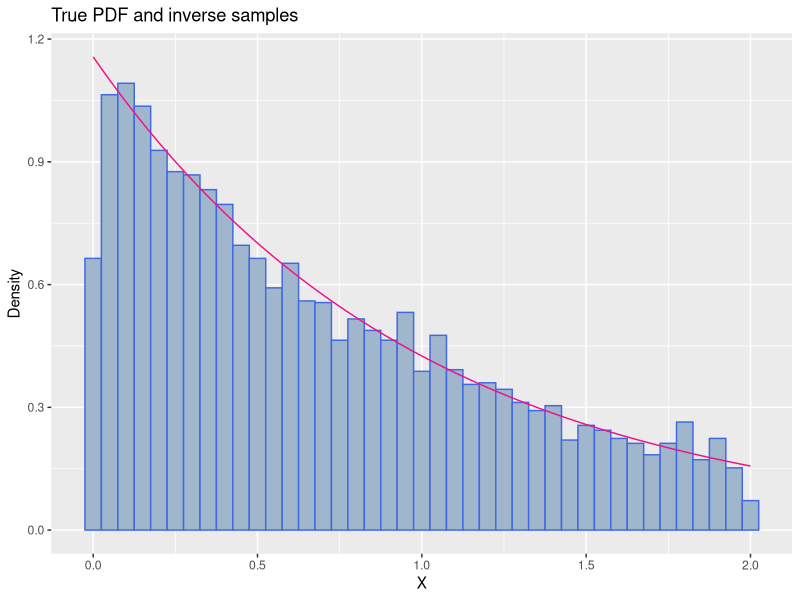

Write the R code that produced this figure.
## ---- chunk 1
x = c(125, 18, 19, 35) # Observations
A = -x[1]-x[2]-x[3]-x[4]
B = x[1]-2*x[2]-2*x[3]-x[4]
C = 2*x[4]
t1 = (-B+sqrt(B^2-4*A*C))/(2*A)
t2 = (-B-sqrt(B^2-4*A*C))/(2*A)
## ---- chunk 2
### BEGIN: Code
# R version 3.3.2
# Platform: x86_64-apple-darwin15.6.0 (64-bit)

## Imports
library(ggplot2) # pretty plotting

## Parameterize script
K = 5000 # Number of samples
NN = (1 - exp(-2)) # Normalizing constant

## Suboutines
fx = function(x){
    # pdf for random variable X
    if(x<0){return(0)}
    if(x>2){return(0)}

    r = exp(-x) / NN
    return(r)
}

Fx = function(x){
    # cdf for random variable X
    if(x<0){return(0)}
    if(x>2){return(0)}

    r = (1 - exp(-x)) / NN
    return(r)
}

Fu = function(u){
    # Inverse cdf for the random variable X
    if(u<0){return(NaN)}
    if(u>1){return(NaN)}

    r = -log(1 - u*(1-exp(-2)))
    return(r)
}

## Simulate
Fuv = Vectorize(Fu) # Make Fu take vector arguments cleanly
us = runif(K, 0, 1) # K samples from U(0,1)
inv_xs = Fuv(us) # Inverse sampling method

## Plot results
# Simulated data with true distribution overlay
plt_xs = seq(0, 2, length.out = 100) # xs for true fx(x) pdf
fxv = Vectorize(fx)
plt_ys = fxv(plt_xs) # true fx(x) = ys

df_tru = data.frame(x_tru = plt_xs, y_tru = plt_ys)
df_sim = data.frame(x_sim = inv_xs)

plt1 = ggplot() +
    geom_histogram( # Simulated distribution
                data = df_sim,
                aes(x = x_sim, y = ..density..),
                binwidth = 0.05,
                color="royalblue",
                fill="slategray3"
            ) +
    geom_line( # True distribution
                data = df_tru,
                aes(x = x_tru, y = y_tru),
                color="deeppink2"
            ) +
    labs(
                title = "True PDF and inverse samples",
                x = "X",
                y = "Density"
            )
plt1

### END: Code
